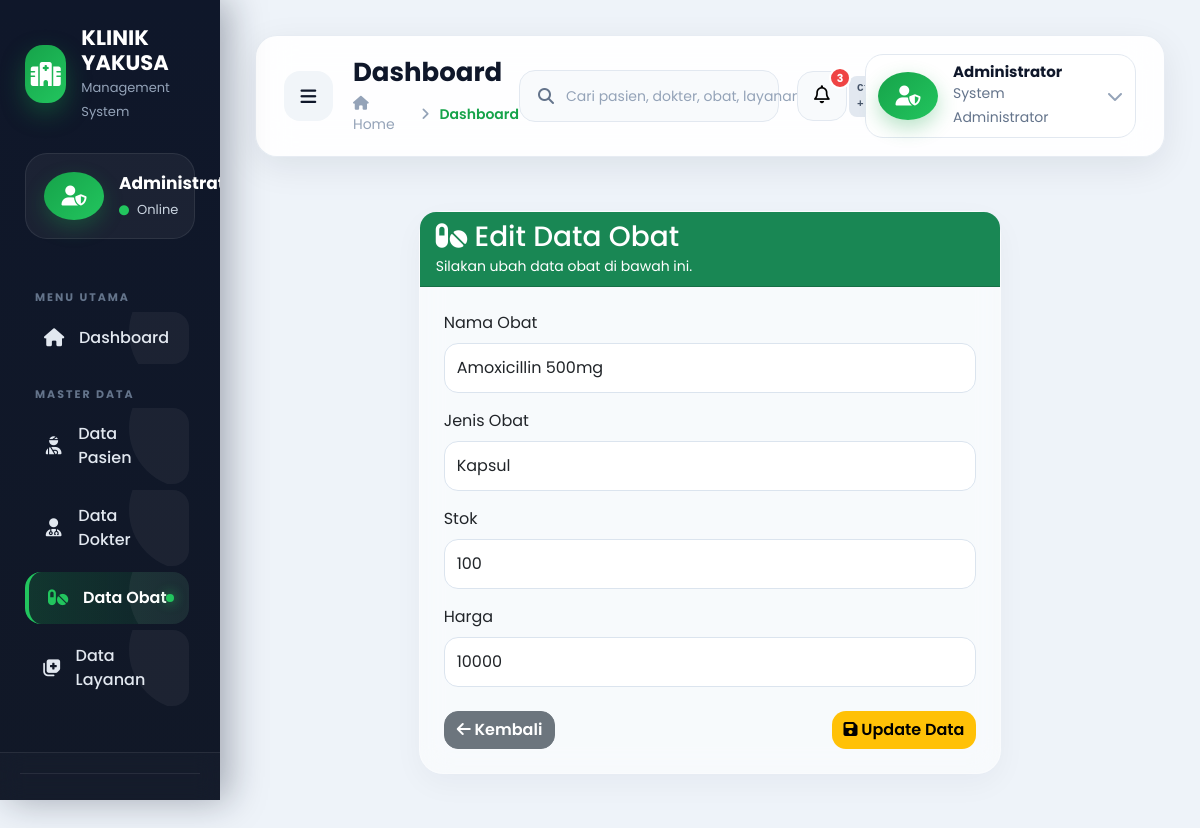
Page /obat/edit.php?id=2 on the committed database.
### tables this page shows
CREATE TABLE IF NOT EXISTS obat (
    id_obat INT AUTO_INCREMENT PRIMARY KEY,
    nama_obat VARCHAR(100) NOT NULL,
    jenis_obat VARCHAR(100) NOT NULL,
    stok INT NOT NULL,
    harga INT NOT NULL
);

### obat/edit.php (the view, shortened to what this page needs)
<?php
include "../config/koneksi.php";
include "../layout/header.php";
$id = intval($_GET['id']);
$stmt = mysqli_prepare($koneksi, "SELECT * FROM obat WHERE id_obat=?");
mysqli_stmt_bind_param($stmt, "i", $id);
mysqli_stmt_execute($stmt);
$result = mysqli_stmt_get_result($stmt);
$data = mysqli_fetch_assoc($result);
?>
<div class="wrapper">
<?php include "../layout/sidebar.php"; ?>
<div class="main">
<?php include "../layout/navbar.php"; ?>
<div class="container-fluid py-4">
<div class="row justify-content-center">
<div class="col-lg-8">
<div class="card card-glass shadow border-0 rounded-4">
<div class="card-header bg-success text-white rounded-top-4">
<h3 class="mb-0">
<i class="fas fa-pills"></i>
Edit Data Obat
</h3>
<small>Silakan ubah data obat di bawah ini.</small>
</div>
<div class="card-body p-4">
<form action="update.php" method="POST">
<div class="mb-3">
<label class="form-label">
Nama Obat
</label>
<input
type="text"
name="nama_obat"
class="form-control"
value="<?= htmlspecialchars($data['nama_obat']); ?>"
required>
</div>
<div class="mb-3">
<label class="form-label">
Jenis Obat
</label>
<input
type="text"
name="jenis_obat"
class="form-control"
value="<?= htmlspecialchars($data['jenis_obat']); ?>"
required>
</div>
<div class="mb-3">
<label class="form-label">
Stok
</label>
<input
type="number"
name="stok"
class="form-control"
value="<?= $data['stok']; ?>"
required>
</div>
<div class="mb-3">
<label class="form-label">
Harga
</label>
<input
type="number"
name="harga"
class="form-control"
value="<?= $data['harga']; ?>"
required>
</div>
<div class="d-flex justify-content-between mt-4">
<a href="index.php" class="btn btn-secondary">
<i class="fas fa-arrow-left"></i>
Kembali
</a>
<button
type="submit"
class="btn btn-warning">
<i class="fas fa-save"></i>
Update Data
</button>
</div>
</form>
</div>
</div>
</div>
</div>
</div>
</div>
<?php include "../layout/footer.php"; ?>

### assets/css/style.css (style rules this page uses)
* { margin:0; padding:0; box-sizing:border-box; font-family:'Poppins',sans-serif; }
html { scroll-behavior:smooth; }
body { background:#eef3f9; color:#2d3436; overflow-x:hidden; }
a { text-decoration:none; transition:.3s; }
.wrapper { display:flex; width:100%; min-height:100vh; }
.main { flex:1; margin-left:280px; padding:35px; transition:.4s; }
.card { border:none; border-radius:22px; background:white; box-shadow: 0 10px 35px rgba(0,0,0,.05); transition:.35s; }
.btn { border-radius:14px; font-weight:600; transition:.3s; }
.btn-warning { border:none; }
.form-control { border-radius:14px; padding:12px; border:1px solid #dbe4ee; }
.card-glass { background: rgba(255, 255, 255, 0.55) !important; backdrop-filter: blur(15px) !important; -webkit-backdrop-filter: blur(15px) !important; border: 1px solid rgba(255, 255, 255, 0.3) !important; border-radius: 24px !important; box-shadow: 0 10px 30px 0 rgba(15, 23, 42, 0.04) !important; }

### assets/css/sidebar.css (style rules this page uses)
:root { --sidebar-bg:#0f172a; --sidebar-bg2:#111827; --primary:#16a34a; --primary-hover:#22c55e; --text:#f8fafc; --muted:#94a3b8; --border:rgba(255,255,255,.08); --hover:rgba(22,163,74,.15); --active:#16a34a; }
.main { margin-left:250px; transition:.35s ease; }

### assets/css/dashboard.css (style rules this page uses)
:root { --primary:#16a34a; --primary-dark:#15803d; --secondary:#0f172a; --success:#22c55e; --danger:#ef4444; --warning:#f59e0b; --info:#0ea5e9; --purple:#7c3aed; --gray:#64748b; --light:#f8fafc; --white:#ffffff; --shadow: 0 15px 35px rgba(0,0,0,.08); }
.container-fluid { animation:fadeDashboard .6s ease; }

### assets/css/responsive.css (style rules this page uses)
@media (max-width:1400px) { .main { margin-left:220px; } }

### rows in the picture
obat: nama_obat "Amoxicillin 500mg", jenis_obat "Kapsul", stok "100", harga "10000"
